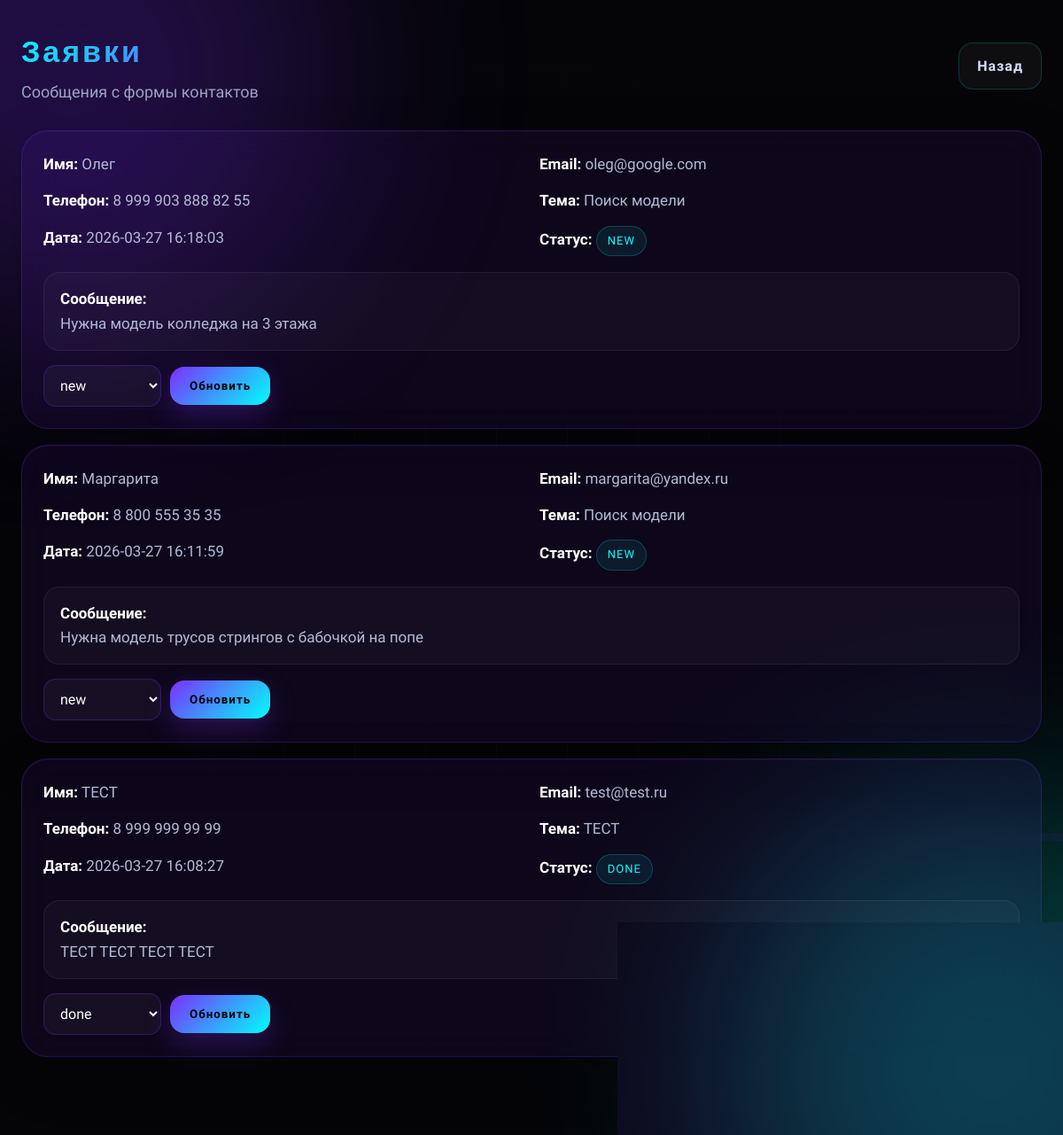
The app's page /admin/requests.php (signed in) with its own data.
### tables this page shows
CREATE TABLE `contact_requests` (
  `id` int(11) NOT NULL,
  `name` varchar(150) NOT NULL,
  `email` varchar(190) NOT NULL,
  `phone` varchar(50) DEFAULT NULL,
  `subject` varchar(150) DEFAULT NULL,
  `message` mediumtext NOT NULL,
  `status` varchar(50) DEFAULT 'new',
  `created_at` timestamp NULL DEFAULT current_timestamp()
);

### admin/requests.php (the view, shortened to what this page needs)
<?php
require_once __DIR__ . '/../includes/db.php';
$requests = $pdo->query("SELECT * FROM contact_requests ORDER BY created_at DESC")->fetchAll();
?>
<!DOCTYPE html>
<html lang="ru">
<head>
<link rel="stylesheet" href="admin.css">
</head>
<body>
<div class="grid-overlay"></div>
<div class="bg-glow glow-1"></div>
<div class="bg-glow glow-2"></div>
<div class="admin-wrap">
    <div class="admin-topbar">
        <div>
            <div class="admin-brand">Заявки</div>
            <div class="admin-subtitle">Сообщения с формы контактов</div>
        </div>
        <div class="admin-actions">
            <a href="index.php" class="admin-link-btn">Назад</a>
        </div>
    </div>
    <?php foreach ($requests as $request): ?>
        <div class="glass-card request-card">
            <div class="request-meta">
                <p><strong>Имя:</strong> <?= htmlspecialchars($request['name']) ?></p>
                <p><strong>Email:</strong> <?= htmlspecialchars($request['email']) ?></p>
                <p><strong>Телефон:</strong> <?= htmlspecialchars($request['phone']) ?></p>
                <p><strong>Тема:</strong> <?= htmlspecialchars($request['subject']) ?></p>
                <p><strong>Дата:</strong> <?= htmlspecialchars($request['created_at']) ?></p>
                <p><strong>Статус:</strong> <span class="tag"><?= htmlspecialchars($request['status']) ?></span></p>
            </div>
            <div class="request-message">
                <strong>Сообщение:</strong><br>
                <?= nl2br(htmlspecialchars($request['message'])) ?>
            </div>
            <form method="post" class="status-form">
                <select name="status">
                    <option value="new" <?= $request['status'] === 'new' ? 'selected' : '' ?>>new</option>
                    <option value="done" <?= $request['status'] === 'done' ? 'selected' : '' ?>>done</option>
                </select>
                <button type="submit" class="admin-btn">Обновить</button>
            </form>
        </div>
    <?php endforeach; ?>
</div>
</body>
</html>

### admin/admin.css (style rules this page uses)
* { margin: 0; padding: 0; box-sizing: border-box; }
body { font-family: 'Rajdhani', sans-serif; background: #050508; color: #ffffff; min-height: 100vh; line-height: 1.6; overflow-x: hidden; }
.bg-glow { position: fixed; width: 600px; height: 600px; border-radius: 50%; filter: blur(120px); opacity: 0.24; z-index: -2; pointer-events: none; transition: transform 0.2s ease-out; }
.glow-1 { background: #7b2fff; top: -220px; left: -220px; }
.glow-2 { background: #00ffff; bottom: -220px; right: -220px; }
.grid-overlay { position: fixed; inset: 0; z-index: -3; pointer-events: none; background-image: linear-gradient(rgba(255,255,255,0.03) 1px, transparent 1px), linear-gradient(90deg, rgba(255,255,255,0.03) 1px, transparent 1px); background-size: 80px 80px; mask-image: radial-gradient(circle at center, rgba(0,0,0,0.95), transparent 80%); }
.admin-wrap { max-width: 1380px; margin: 0 auto; padding: 30px 24px 70px; }
.admin-topbar { display: flex; justify-content: space-between; align-items: center; gap: 20px; margin-bottom: 28px; }
.admin-brand { font-family: 'Orbitron', sans-serif; font-size: 34px; font-weight: 900; background: linear-gradient(135deg, #00ffff 0%, #7b2fff 100%); -webkit-background-clip: text; -webkit-text-fill-color: transparent; background-clip: text; letter-spacing: 3px; }
.admin-subtitle { color: #9ea3c2; font-size: 18px; margin-top: 6px; }
.admin-actions { display: flex; gap: 12px; flex-wrap: wrap; }
.admin-btn, .admin-btn-secondary, .admin-link-btn { display: inline-flex; align-items: center; justify-content: center; text-decoration: none; border: none; cursor: pointer; transition: all 0.3s ease; font-family: 'Rajdhani', sans-serif; font-weight: 700; letter-spacing: 1px; }
.admin-btn { padding: 14px 22px; border-radius: 16px; background: linear-gradient(135deg, #7b2fff 0%, #00ffff 100%); color: #050508; box-shadow: 0 12px 30px rgba(123,47,255,0.25); }
.admin-btn-secondary, .admin-link-btn { padding: 13px 20px; border-radius: 16px; background: rgba(255,255,255,0.04); border: 1px solid rgba(0,255,255,0.18); color: #d6dcff; }
.glass-card { background: rgba(123, 47, 255, 0.08); border: 1px solid rgba(123, 47, 255, 0.24); border-radius: 30px; backdrop-filter: blur(20px); box-shadow: 0 20px 60px rgba(0,0,0,0.22), inset 0 1px 0 rgba(255,255,255,0.03); }
.tag { display: inline-flex; align-items: center; padding: 6px 12px; border-radius: 999px; background: rgba(0,255,255,0.08); border: 1px solid rgba(0,255,255,0.2); color: #00ffff; font-size: 13px; text-transform: uppercase; letter-spacing: 1px; }
.request-card { padding: 24px; margin-bottom: 18px; }
.request-meta { display: grid; grid-template-columns: repeat(2, 1fr); gap: 14px 18px; margin-bottom: 18px; }
.request-meta p, .request-message { color: #b4bad7; font-size: 17px; }
.request-meta strong, .request-message strong { color: #ffffff; }
.request-message { padding: 16px 18px; border-radius: 18px; background: rgba(255,255,255,0.03); border: 1px solid rgba(255,255,255,0.06); margin-bottom: 16px; }
.status-form { display: flex; gap: 10px; flex-wrap: wrap; align-items: center; }
.status-form select { padding: 12px 14px; border-radius: 14px; border: 1px solid rgba(123,47,255,0.28); background: rgba(255,255,255,0.04); color: #ffffff; font-family: 'Rajdhani', sans-serif; font-size: 16px; }

### records on screen
contact_requests: name "Олег", email "oleg@google.com", phone "8 999 903 888 82 55", subject "Поиск модели", created_at "2026-03-27 16:18:03", status "NEW", message "Нужна модель колледжа на 3 этажа", status "new"
contact_requests: name "Маргарита", email "margarita@yandex.ru", phone "8 800 555 35 35", subject "Поиск модели", created_at "2026-03-27 16:11:59", status "NEW", message "Нужна модель трусов стрингов с бабочкой на попе", status "new"
contact_requests: name "ТЕСТ", email "test@test.ru", phone "8 999 999 99 99", subject "ТЕСТ", created_at "2026-03-27 16:08:27", status "DONE", message "ТЕСТ ТЕСТ ТЕСТ ТЕСТ", status "done"
